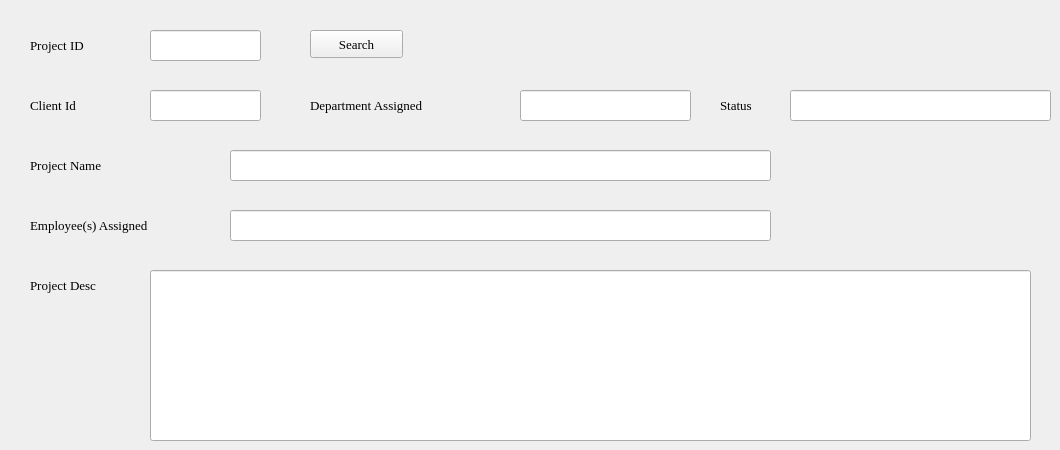
      <widget class="QWidget" name="tab_7">
       <attribute name="title">
        <string>Search Project</string>
       </attribute>
       <widget class="QLabel" name="label_41">
        <property name="geometry">
         <rect>
          <x>30</x>
          <y>30</y>
          <width>91</width>
          <height>31</height>
         </rect>
        </property>
        <property name="font">
         <font>
          <family>Georgia</family>
          <pointsize>10</pointsize>
         </font>
        </property>
        <property name="text">
         <string>Project ID</string>
        </property>
       </widget>
       <widget class="QLineEdit" name="lineEdit_39">
        <property name="geometry">
         <rect>
          <x>150</x>
          <y>30</y>
          <width>111</width>
          <height>31</height>
         </rect>
        </property>
        <property name="font">
         <font>
          <family>Georgia</family>
          <pointsize>10</pointsize>
         </font>
        </property>
        <property name="text">
         <string/>
        </property>
       </widget>
       <widget class="QPushButton" name="pushButton_3">
        <property name="geometry">
         <rect>
          <x>310</x>
          <y>30</y>
          <width>93</width>
          <height>28</height>
         </rect>
        </property>
        <property name="font">
         <font>
          <family>Georgia</family>
          <pointsize>10</pointsize>
         </font>
        </property>
        <property name="text">
         <string>Search</string>
        </property>
       </widget>
       <widget class="QLineEdit" name="lineEdit_60">
        <property name="geometry">
         <rect>
          <x>150</x>
          <y>90</y>
          <width>111</width>
          <height>31</height>
         </rect>
        </property>
        <property name="font">
         <font>
          <family>Georgia</family>
          <pointsize>10</pointsize>
         </font>
        </property>
        <property name="text">
         <string/>
        </property>
       </widget>
       <widget class="QLabel" name="label_63">
        <property name="geometry">
         <rect>
          <x>30</x>
          <y>90</y>
          <width>91</width>
          <height>31</height>
         </rect>
        </property>
        <property name="font">
         <font>
          <family>Georgia</family>
          <pointsize>10</pointsize>
         </font>
        </property>
        <property name="text">
         <string>Client Id</string>
        </property>
       </widget>
       <widget class="QLineEdit" name="lineEdit_61">
        <property name="geometry">
         <rect>
          <x>230</x>
          <y>150</y>
          <width>541</width>
          <height>31</height>
         </rect>
        </property>
        <property name="font">
         <font>
          <family>Georgia</family>
          <pointsize>10</pointsize>
         </font>
        </property>
        <property name="text">
         <string/>
        </property>
       </widget>
       <widget class="QLabel" name="label_64">
        <property name="geometry">
         <rect>
          <x>30</x>
          <y>150</y>
          <width>111</width>
          <height>31</height>
         </rect>
        </property>
        <property name="font">
         <font>
          <family>Georgia</family>
          <pointsize>10</pointsize>
         </font>
        </property>
        <property name="text">
         <string>Project Name</string>
        </property>
       </widget>
       <widget class="QLineEdit" name="lineEdit_62">
        <property name="geometry">
         <rect>
          <x>520</x>
          <y>90</y>
          <width>171</width>
          <height>31</height>
         </rect>
        </property>
        <property name="font">
         <font>
          <family>Georgia</family>
          <pointsize>10</pointsize>
         </font>
        </property>
        <property name="text">
         <string/>
        </property>
       </widget>
       <widget class="QLabel" name="label_65">
        <property name="geometry">
         <rect>
          <x>310</x>
          <y>90</y>
          <width>181</width>
          <height>31</height>
         </rect>
        </property>
        <property name="font">
         <font>
          <family>Georgia</family>
          <pointsize>10</pointsize>
         </font>
        </property>
        <property name="text">
         <string>Department Assigned</string>
        </property>
       </widget>
       <widget class="QLabel" name="label_66">
        <property name="geometry">
         <rect>
          <x>30</x>
          <y>270</y>
          <width>111</width>
          <height>31</height>
         </rect>
        </property>
        <property name="font">
         <font>
          <family>Georgia</family>
          <pointsize>10</pointsize>
         </font>
        </property>
        <property name="text">
         <string>Project Desc</string>
        </property>
       </widget>
       <widget class="QLineEdit" name="lineEdit_63">
        <property name="geometry">
         <rect>
          <x>150</x>
          <y>270</y>
          <width>881</width>
          <height>171</height>
         </rect>
        </property>
        <property name="font">
         <font>
          <family>Georgia</family>
          <pointsize>10</pointsize>
         </font>
        </property>
        <property name="text">
         <string/>
        </property>
       </widget>
       <widget class="QLabel" name="label_67">
        <property name="geometry">
         <rect>
          <x>30</x>
          <y>210</y>
          <width>181</width>
          <height>31</height>
         </rect>
        </property>
        <property name="font">
         <font>
          <family>Georgia</family>
          <pointsize>10</pointsize>
         </font>
        </property>
        <property name="text">
         <string>Employee(s) Assigned</string>
        </property>
       </widget>
       <widget class="QLabel" name="label_68">
        <property name="geometry">
         <rect>
          <x>720</x>
          <y>90</y>
          <width>61</width>
          <height>31</height>
         </rect>
        </property>
        <property name="font">
         <font>
          <family>Georgia</family>
          <pointsize>10</pointsize>
         </font>
        </property>
        <property name="text">
         <string>Status</string>
        </property>
       </widget>
       <widget class="QLineEdit" name="lineEdit_64">
        <property name="geometry">
         <rect>
          <x>790</x>
          <y>90</y>
          <width>261</width>
          <height>31</height>
         </rect>
        </property>
        <property name="font">
         <font>
          <family>Georgia</family>
          <pointsize>10</pointsize>
         </font>
        </property>
        <property name="text">
         <string/>
        </property>
       </widget>
       <widget class="QLineEdit" name="lineEdit_65">
        <property name="geometry">
         <rect>
          <x>230</x>
          <y>210</y>
          <width>541</width>
          <height>31</height>
         </rect>
        </property>
        <property name="font">
         <font>
          <family>Georgia</family>
          <pointsize>10</pointsize>
         </font>
        </property>
        <property name="text">
         <string/>
        </property>
       </widget>
      </widget>
